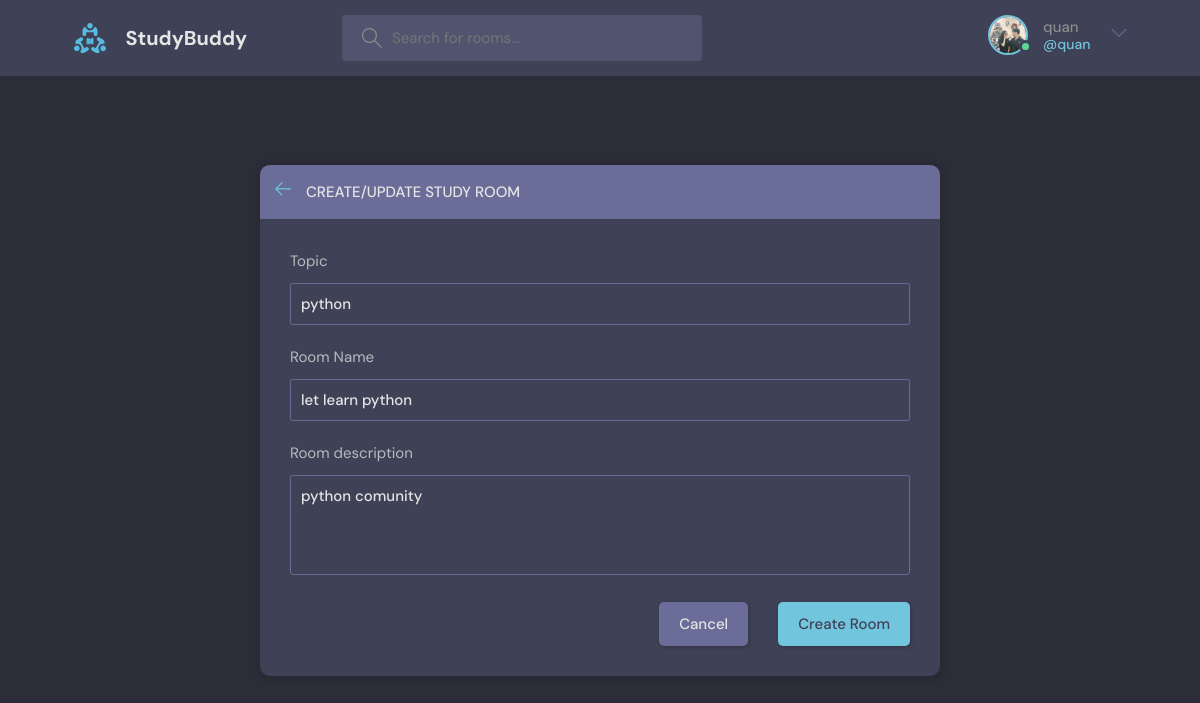
The app's page /update-room/1/ (signed in) with its own data.
### base/models.py (models this page shows, shortened)
class User(AbstractUser):
    name = models.CharField(max_length=200, null= True)
    email = models.EmailField(unique= True,null = True)
    bio = models.TextField(null = True)
    avatar = models.ImageField(null = True, default="https://randomuser.me/api/portraits/men/37.jpg")
    USERNAME_FIELD = 'email'
    REQUIRED_FIELDS =[]

class Room(models.Model):
    host = models.ForeignKey(User, on_delete=models.SET_NULL, null=True)
    topic = models.ForeignKey(Topic, on_delete=models.SET_NULL, null=True)
    name = models.CharField(max_length=200)
    description = models.TextField(null= True, blank=True)
    participants = models.ManyToManyField(User, related_name='participants', blank=True)
    update = models.DateTimeField(auto_now=True)
    created = models.DateTimeField(auto_now_add=True)
    class Meta:
        ordering = ['-update', '-created']

class Topic(models.Model):
    name = models.CharField(max_length=200)
    def __str__(self):
        return self.name

### base/views.py (the view, shortened to what this page needs)
# urls.py: path('update-room/<str:pk>/', views.updateRoom, name='update-room'),
@login_required(login_url='login')
def updateRoom(request, pk):
    room = Room.objects.get(id=pk)
    form = RoomForm(instance=room)
    topics = Topic.objects.all()
    if request.user != room.host:
        return HttpResponse('you are not allowed here')
    context ={
        'form':form,
        'topics':topics,
        'room':room
        }
    return render(request, 'base/room_form.html', context)

### base/forms.py
class RoomForm(ModelForm):
    class Meta:
        model = Room
        fields = '__all__' # it like : ['name', 'description', 'created_at', 'updated_at' ,....]
        exclude = ['host', 'participants']

### base/templates/base/room_form.html (shortened to what this page needs)
{% extends 'main.html' %}
{% block content %}
  <main class="create-room layout">
    <div class="container">
      <div class="layout__box">
        <div class="layout__boxHeader">
          <div class="layout__boxTitle">
            <a href="{% url 'home' %}">
              <svg version="1.1" xmlns="http://www.w3.org/2000/svg" width="32" height="32" viewBox="0 0 32 32">
                <title>arrow-left</title>
                <path
                  d="M13.723 2.286l-13.723 13.714 13.719 13.714 1.616-1.611-10.96-10.96h27.625v-2.286h-27.625l10.965-10.965-1.616-1.607z">
                </path>
              </svg>
            </a>
            <h3>Create/Update Study Room</h3>
          </div>
        </div>
        <div class="layout__body">
          <form class="form" action="" method="POST">
            <div class="form__group">
              <label for="room_topic">Topic</label>
              <input required type="text" value="{{room.topic.name}}" name="topic" list="topic-list"  />
            </div>
            <div class="form__group">
              <label for="room_name">Room Name</label>
              {{form.name}}
            </div>
            <div class="form__group">
              <label for="room_name">Room description</label>
              {{form.description}}
            </div>
            <div class="form__action">
              <a class="btn btn--dark" href="{% url 'home' %}">Cancel</a>
              <button class="btn btn--main" type="submit">Create Room</button>
            </div>
          </form>
        </div>
      </div>
    </div>
  </main>
{% endblock %}

### templates/navbar.html (shortened to what this page needs)
{% load static %}
 <header class="header header--loggedIn">
    <div class="container">
      <a href="{%   url 'home'  %}" class="header__logo">
        <img src="{% static 'images/logo.svg' %}" />
        <h1>StudyBuddy</h1>
      </a>
      <form class="header__search" method="GET" action="{% url 'home' %}">
        <label>
          <input name="q" placeholder="Search for rooms..." />
        </label>
      </form>
      <nav class="header__menu">
        {% if request.user.is_authenticated %}
        <div class="header__user">
          <a href="{% url 'user-profile' request.user.id%}">
            <div class="avatar avatar--medium active">
              <img src="{{request.user.avatar.url}}" />
            </div>
            <p>{{request.user.username}} <span>@{{request.user.username}}</span></p>
          </a>
          <button class="dropdown-button">
            <svg version="1.1" xmlns="http://www.w3.org/2000/svg" width="32" height="32" viewBox="0 0 32 32">
              <title>chevron-down</title>
              <path d="M16 21l-13-13h-3l16 16 16-16h-3l-13 13z"></path>
            </svg>
          </button>
        </div>
        {% else %}
        <a href="{% url 'login' %}">
          <img src="{% static 'images/avatar.svg' %}" />
          <p>Login</p>
        </a>
        {% endif %}
      </nav>
    </div>
  </header>

### records on screen
User: user.avatar (picture), user.username "quan"
Room: topic "python", name "let learn python", description "python comunity"
